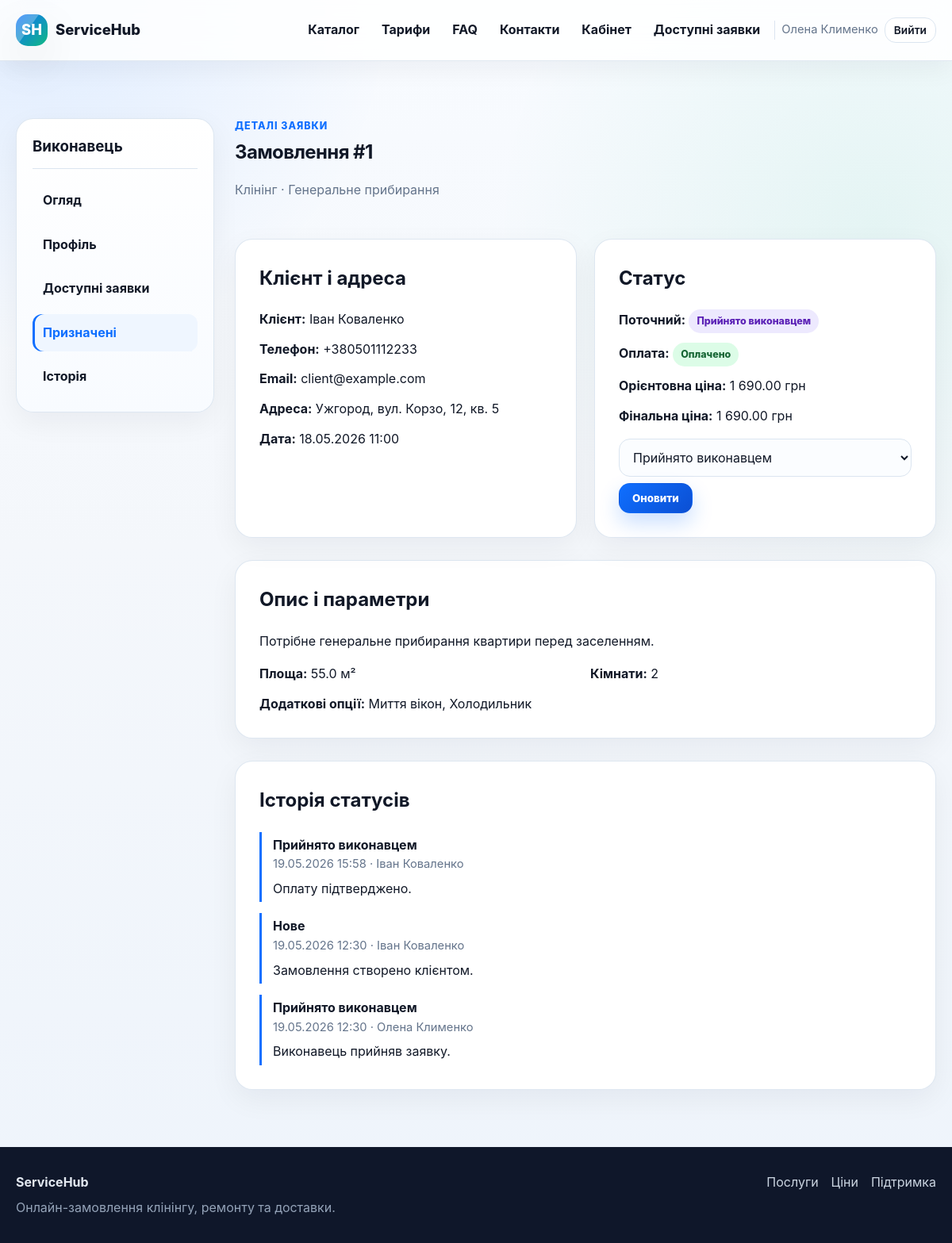
Screenshot of /worker/orders/1 (signed in) with the database file from the repository.
### tables this page shows
CREATE TABLE users (
    id INTEGER PRIMARY KEY AUTOINCREMENT,
    role TEXT NOT NULL CHECK (role IN ('client', 'worker', 'admin')),
    full_name TEXT NOT NULL,
    email TEXT NOT NULL UNIQUE,
    password_hash TEXT NOT NULL,
    phone TEXT,
    city TEXT,
    address TEXT,
    specialization TEXT,
    service_area TEXT,
    schedule TEXT,
    price_text TEXT,
    is_blocked INTEGER NOT NULL DEFAULT 0,
    created_at TEXT NOT NULL DEFAULT CURRENT_TIMESTAMP
);

CREATE TABLE orders (
    id INTEGER PRIMARY KEY AUTOINCREMENT,
    client_id INTEGER NOT NULL,
    worker_id INTEGER,
    category_id INTEGER NOT NULL,
    service_id INTEGER NOT NULL,
    city TEXT NOT NULL,
    street TEXT NOT NULL,
    building TEXT NOT NULL,
    apartment TEXT,
    preferred_at TEXT NOT NULL,
    description TEXT,
    cleaning_area REAL,
    rooms INTEGER,
    extra_options TEXT,
    repair_type TEXT,
    repair_hours REAL,
    urgency TEXT NOT NULL DEFAULT 'normal',
    photo_filename TEXT,
    delivery_from TEXT,
    delivery_to TEXT,
    delivery_distance_km REAL,
    weight REAL,
    dimensions TEXT,
    estimated_price REAL NOT NULL DEFAULT 0,
    final_price REAL,
    status TEXT NOT NULL DEFAULT 'Нове',
    is_paid INTEGER NOT NULL DEFAULT 0,
    paid_at TEXT,
    created_at TEXT NOT NULL DEFAULT CURRENT_TIMESTAMP,
    updated_at TEXT NOT NULL DEFAULT CURRENT_TIMESTAMP,
    FOREIGN KEY (client_id) REFERENCES users(id) ON DELETE CASCADE,
    FOREIGN KEY (worker_id) REFERENCES users(id) ON DELETE SET NULL,
    FOREIGN KEY (category_id) REFERENCES categories(id) ON DELETE RESTRICT,
    FOREIGN KEY (service_id) REFERENCES services(id) ON DELETE RESTRICT
);

CREATE TABLE categories (
    id INTEGER PRIMARY KEY AUTOINCREMENT,
    name TEXT NOT NULL UNIQUE,
    slug TEXT NOT NULL UNIQUE,
    description TEXT,
    is_active INTEGER NOT NULL DEFAULT 1,
    created_at TEXT NOT NULL DEFAULT CURRENT_TIMESTAMP
);

CREATE TABLE services (
    id INTEGER PRIMARY KEY AUTOINCREMENT,
    category_id INTEGER NOT NULL,
    name TEXT NOT NULL,
    slug TEXT NOT NULL,
    description TEXT,
    unit_label TEXT,
    is_active INTEGER NOT NULL DEFAULT 1,
    created_at TEXT NOT NULL DEFAULT CURRENT_TIMESTAMP,
    FOREIGN KEY (category_id) REFERENCES categories(id) ON DELETE RESTRICT,
    UNIQUE (category_id, slug)
);

CREATE TABLE order_status_history (
    id INTEGER PRIMARY KEY AUTOINCREMENT,
    order_id INTEGER NOT NULL,
    status TEXT NOT NULL,
    changed_by_user_id INTEGER,
    comment TEXT,
    created_at TEXT NOT NULL DEFAULT CURRENT_TIMESTAMP,
    FOREIGN KEY (order_id) REFERENCES orders(id) ON DELETE CASCADE,
    FOREIGN KEY (changed_by_user_id) REFERENCES users(id) ON DELETE SET NULL
);

### app.py (the view)
@app.route("/worker/orders/<int:order_id>")
@role_required("worker")
def worker_order_detail(order_id: int):
    order = order_detail_query(order_id)
    if not worker_can_view_order(order):
        abort(404)
    history = db_all(
        """
        SELECT h.*, u.full_name AS user_name
        FROM order_status_history h
        LEFT JOIN users u ON u.id = h.changed_by_user_id
        WHERE h.order_id = ?
        ORDER BY h.created_at DESC
        """,
        (order_id,),
    )
    return render_template("worker/order_detail.html", order=order, history=history)

### app.py (called while the page is built)
def get_db() -> sqlite3.Connection:
    if "db" not in g:
        db = sqlite3.connect(app.config["DATABASE"])
        db.row_factory = sqlite3.Row
        db.execute("PRAGMA foreign_keys = ON")
        g.db = db
    return g.db

def db_one(query: str, params: tuple = ()) -> sqlite3.Row | None:
    return get_db().execute(query, params).fetchone()

def db_all(query: str, params: tuple = ()) -> list[sqlite3.Row]:
    return get_db().execute(query, params).fetchall()

def format_datetime(value: str | None) -> str:
    if not value:
        return "—"
    try:
        clean = value.replace("T", " ").split(".")[0]
        dt = datetime.fromisoformat(clean)
        return dt.strftime("%d.%m.%Y %H:%M")
    except ValueError:
        return value

def money(value: float | int | str | None) -> str:
    if value is None or value == "":
        return "—"
    try:
        return f"{float(value):,.2f} грн".replace(",", " ")
    except (TypeError, ValueError):
        return str(value)

def status_class(status: str | None) -> str:
    mapping = {
        "Нове": "new",
        "Очікує підтвердження": "pending",
        "Прийнято виконавцем": "accepted",
        "В дорозі / В роботі": "progress",
        "Виконано": "done",
        "Скасовано": "cancelled",
    }
    return mapping.get(status or "", "default")

def current_user() -> sqlite3.Row | None:
    user_id = session.get("user_id")
    if not user_id:
        return None
    return db_one("SELECT * FROM users WHERE id = ?", (user_id,))

@app.before_request
def load_logged_in_user():
    g.user = current_user()
    if g.user and g.user["is_blocked"] and request.endpoint not in {"logout", "static"}:
        session.clear()
        g.user = None
        flash("Ваш обліковий запис заблоковано адміністратором.", "danger")
        return redirect(url_for("login"))
    return None

@app.context_processor
def inject_globals() -> dict:
    return {
        "current_user": getattr(g, "user", None),
        "roles": ROLES,
        "specializations": SPECIALIZATIONS,
        "order_statuses": ORDER_STATUSES,
        "worker_status_options": WORKER_STATUS_OPTIONS,
        "format_datetime": format_datetime,
        "money": money,
        "role_label": role_label,
        "spec_label": spec_label,
        "active_label": active_label,
        "status_class": status_class,
        "payment_status_label": payment_status_label,
        "payment_status_class": payment_status_class,
    }

### templates/worker/order_detail.html (shortened to what this page needs)
{% extends 'base.html' %}
{% block content %}
<section class="section">
    <div class="container dashboard-layout">
        <aside class="side-card">
            <h3>Виконавець</h3>
            <a href="{{ url_for('worker_dashboard') }}">Огляд</a>
            <a href="{{ url_for('worker_profile') }}">Профіль</a>
            <a href="{{ url_for('worker_available_orders') }}">Доступні заявки</a>
            <a class="active" href="{{ url_for('worker_assigned_orders') }}">Призначені</a>
            <a href="{{ url_for('worker_history') }}">Історія</a>
        </aside>
        <div class="dashboard-main">
            <div class="section-head">
                <div>
                    <div class="eyebrow">Деталі заявки</div>
                    <h1>Замовлення #{{ order.id }}</h1>
                    <p class="muted">{{ order.category_name }} · {{ order.service_name }}</p>
                </div>
            </div>
            <div class="detail-grid">
                <div class="card spacious">
                    <h2>Клієнт і адреса</h2>
                    <div class="info-list">
                        <div><strong>Клієнт:</strong> {{ order.client_name }}</div>
                        <div><strong>Телефон:</strong> {{ order.client_phone or '—' }}</div>
                        <div><strong>Email:</strong> {{ order.client_email }}</div>
                        <div><strong>Адреса:</strong> {{ order.city }}, {{ order.street }}, {{ order.building }}{% if order.apartment %}, кв. {{ order.apartment }}{% endif %}</div>
                        <div><strong>Дата:</strong> {{ format_datetime(order.preferred_at) }}</div>
                    </div>
                </div>
                <div class="card spacious">
                    <h2>Статус</h2>
                    <div class="info-list">
                        <div><strong>Поточний:</strong> <span class="status-pill status-{{ status_class(order.status) }}">{{ order.status }}</span></div>
                        <div><strong>Оплата:</strong> {% if order.is_paid %}<span class="badge success">Оплачено</span>{% else %}<span class="badge">Не оплачено</span>{% endif %}</div>
                        <div><strong>Орієнтовна ціна:</strong> {{ money(order.estimated_price) }}</div>
                        <div><strong>Фінальна ціна:</strong> {{ money(order.final_price) }}</div>
                    </div>
                    {% if order.worker_id == current_user.id %}
                        <form method="post" action="{{ url_for('worker_update_status', order_id=order.id) }}" class="inline-form mt-md">
                            <select name="status">
                                {% for status in worker_status_options %}
                                    <option value="{{ status }}" {% if order.status == status %}selected{% endif %}>{{ status }}</option>
                                {% endfor %}
                            </select>
                            <button class="btn btn-primary" type="submit">Оновити</button>
                        </form>
                    {% endif %}
                </div>
            </div>
            <div class="card mt-lg spacious">
                <h2>Опис і параметри</h2>
                <p>{{ order.description or 'Без опису' }}</p>
                <div class="info-list columns">
                    {% if order.category_slug == 'cleaning' %}
                        <div><strong>Площа:</strong> {{ order.cleaning_area or '—' }} м²</div>
                        <div><strong>Кімнати:</strong> {{ order.rooms or '—' }}</div>
                        <div><strong>Додаткові опції:</strong> {{ order.extra_options or '—' }}</div>
                    {% endif %}
                </div>
            </div>
            <div class="card mt-lg spacious">
                <h2>Історія статусів</h2>
                <div class="timeline">
                    {% for item in history %}
                        <div class="timeline-item"><strong>{{ item.status }}</strong><span>{{ format_datetime(item.created_at) }} · {{ item.user_name or 'Система' }}</span>{% if item.comment %}<p>{{ item.comment }}</p>{% endif %}</div>
                    {% else %}
                        <p class="muted">Історії немає.</p>
                    {% endfor %}
                </div>
            </div>
        </div>
    </div>
</section>
{% endblock %}

### templates/base.html (shortened to what this page needs)
<!doctype html>
<html lang="uk">
<head>
    <link rel="stylesheet" href="{{ url_for('static', filename='css/style.css') }}">
</head>
<body>
<header class="site-header">
    <div class="container header-inner">
        <a class="brand" href="{{ url_for('home') }}">
            <span class="brand-mark">SH</span>
            <span>ServiceHub</span>
        </a>
        <nav class="nav" data-nav>
            <a href="{{ url_for('catalog') }}">Каталог</a>
            <a href="{{ url_for('prices_public') }}">Тарифи</a>
            <a href="{{ url_for('faq') }}">FAQ</a>
            <a href="{{ url_for('contacts') }}">Контакти</a>
            {% if current_user %}
                {% if current_user.role == 'client' %}
                    <a href="{{ url_for('client_dashboard') }}">Кабінет</a>
                    <a class="btn btn-sm btn-primary" href="{{ url_for('client_create_order') }}">Замовити</a>
                {% elif current_user.role == 'worker' %}
                    <a href="{{ url_for('worker_dashboard') }}">Кабінет</a>
                    <a href="{{ url_for('worker_available_orders') }}">Доступні заявки</a>
                {% elif current_user.role == 'admin' %}
                    <a href="{{ url_for('admin_dashboard') }}">Адмін-панель</a>
                    <a href="{{ url_for('admin_orders') }}">Замовлення</a>
                {% endif %}
                <span class="nav-user">{{ current_user.full_name }}</span>
                <a class="btn btn-sm btn-outline" href="{{ url_for('logout') }}">Вийти</a>
            {% else %}
                <a href="{{ url_for('login') }}">Вхід</a>
                <a class="btn btn-sm btn-primary" href="{{ url_for('register') }}">Реєстрація</a>
            {% endif %}
        </nav>
    </div>
</header>
<main class="page">
    {% block content %}{% endblock %}
</main>
<footer class="site-footer">
    <div class="container footer-inner">
        <div>
            <strong>ServiceHub</strong>
            <p>Онлайн-замовлення клінінгу, ремонту та доставки.</p>
        </div>
        <div class="footer-links">
            <a href="{{ url_for('catalog') }}">Послуги</a>
            <a href="{{ url_for('prices_public') }}">Ціни</a>
            <a href="{{ url_for('contacts') }}">Підтримка</a>
        </div>
    </div>
</footer>
</body>
</html>

### rows the page displays
users: full_name "Олена Клименко"
orders: id "1", city "Ужгород", street "вул. Корзо", building "12", apartment "5", preferred_at "18.05.2026 11:00", status "Прийнято виконавцем", estimated_price "1 690.00 грн", final_price "1 690.00 грн", description "Потрібне генеральне прибирання квартири перед заселенням.", cleaning_area "55.0", rooms "2", extra_options "Миття вікон, Холодильник"
categories: category_name "Клінінг"
services: service_name "Генеральне прибирання"
users: client_name "Іван Коваленко", phone "+380501112233", client_email "client@example.com"
order_status_history: status "Прийнято виконавцем", created_at "19.05.2026 15:58", full_name "Іван Коваленко", comment "Оплату підтверджено."
order_status_history: status "Нове", created_at "19.05.2026 12:30", full_name "Іван Коваленко", comment "Замовлення створено клієнтом."
order_status_history: status "Прийнято виконавцем", created_at "19.05.2026 12:30", full_name "Олена Клименко", comment "Виконавець прийняв заявку."
